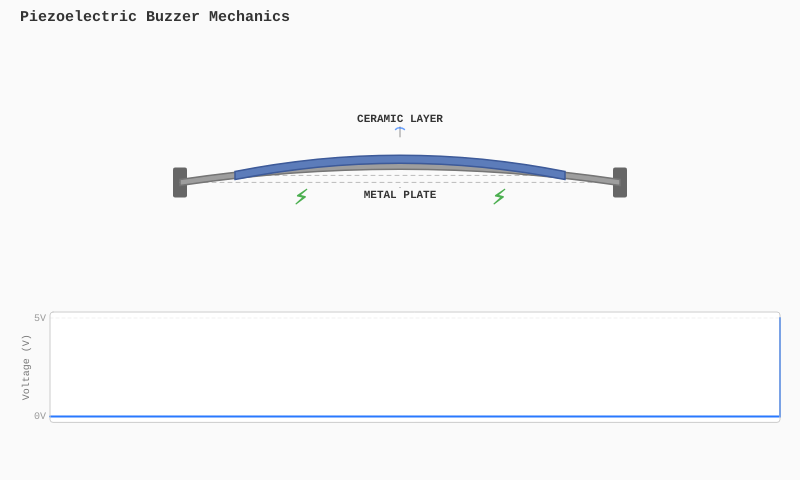
Frame 1 (no input)
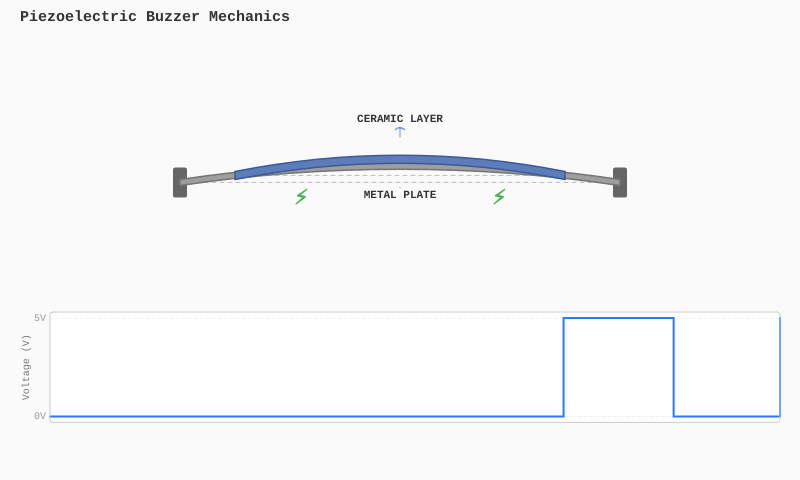
Frame 60 (no input)
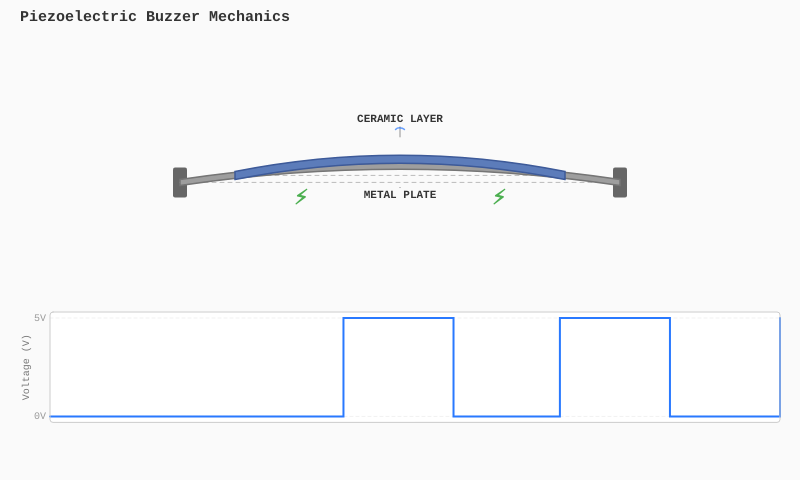
Frame 120 (the mouse pressed at the canvas centre since frame 60)

The p5.js sketch that drew these frames (run headless with seeded random() and noise() and a simulated clock; from frame 60 on, the mouse is pressed at the canvas centre):

// p5.js sketch
// ── sketch.js
/**
 * Piezoelectric Buzzer Mechanics
 *
 * An interactive p5.js visualization for the Physical Computing textbook
 * (https://makeabilitylab.github.io/physcomp/tone) that shows how a piezo
 * buzzer works: a ceramic disk bonded to a metal plate flexes when
 * voltage is applied, pushing air to create sound waves.
 *
 * Two modes:
 *   - Manual: drag a voltage slider (0-5V) to see the disk bend
 *   - Pulse (Tone): automatic square wave at adjustable frequency,
 *     showing continuous flexing with sound wave arcs
 *
 * Usage: Paste into the p5.js web editor and embed via iframe.
 *
 * Made by Jon Froehlich, Gemini Pro 3.1, and Claude Code Opus 4.6
 */

// --- Mode ---
let mode = 'pulse'; // 'manual' or 'pulse'

// --- Manual mode state ---
let manualVoltage = 0; // 0..5

// --- Pulse mode state ---
let toneFreqSlider;
let toneFreq = 1; // Hz (visual range for animation)
let pulsePhase = 0;

// --- Voltage trace ---
const TRACE_LENGTH = 200;
let voltageTrace = [];

// --- Controls ---
let manualBtn, pulseBtn;
let voltageSlider;
let freqSlider;
let freqReadout, voltageReadout;

// --- Layout ---
const CANVAS_HEIGHT = 480;
const PADDING = 20;

// --- Disk geometry ---
const DISK_WIDTH_FRAC = 0.55;  // fraction of canvas width
const DISK_Y_FRAC = 0.38;     // vertical center of disk area
const MAX_BEND = 25;          // max pixel deflection at 5V

// --- Sound wave arcs ---
let soundWaves = []; // {x, y, radius, alpha}

// --- Colors (light theme, textbook-friendly) ---
const COL_BG = '#fafafa';
const COL_METAL = '#9e9e9e';
const COL_METAL_EDGE = '#757575';
const COL_CERAMIC = '#5c7cba';
const COL_CERAMIC_EDGE = '#3d5a99';
const COL_MOUNT_LEFT = '#666';
const COL_MOUNT_RIGHT = '#666';
const COL_DASHED = '#bbb';
const COL_TRACE_LINE = '#2979ff';
const COL_TRACE_GRID = '#e0e0e0';
const COL_TRACE_AXIS = '#999';
const COL_TEXT = '#333';
const COL_TEXT_SEC = '#777';
const COL_SOUND_WAVE = [41, 121, 255]; // blue arcs
const COL_BOLT = [76, 175, 80]; // green for voltage bolts
const COL_ACTIVE_BTN = '#2979ff';
const COL_INACTIVE_BTN = '#ddd';

// --- Inline styles ---
const STYLE_ROW = 'display:flex; align-items:center; gap:10px; ' +
  'margin-bottom:6px; font-family:monospace; font-size:13px; color:#333;';
const STYLE_LABEL = 'width:105px; text-align:right; flex-shrink:0; ' +
  'color:#333; font-size:13px; font-family:monospace;';
const STYLE_READOUT = 'min-width:45px; font-size:13px; color:#555; ' +
  'flex-shrink:0; font-family:monospace; font-weight:bold;';
const STYLE_BTN = 'font-size:13px; font-family:monospace; padding:5px 14px; ' +
  'cursor:pointer; border:1px solid #999; border-radius:4px; color:#333;';

function setup() {
  let cnv = createCanvas(min(windowWidth, 800), CANVAS_HEIGHT);
  textFont('monospace');

  // Initialize voltage trace
  for (let i = 0; i < TRACE_LENGTH; i++) {
    voltageTrace.push(0);
  }

  // --- Build controls ---
  let controlsWrapper = createDiv();
  controlsWrapper.style('padding', '10px 4px 4px');
  controlsWrapper.style('max-width', '800px');

  // Row 1: Mode toggle
  let modeRow = createDiv();
  modeRow.style(STYLE_ROW);
  modeRow.parent(controlsWrapper);

  let modeLabel = createSpan('Mode:');
  modeLabel.style(STYLE_LABEL);
  modeLabel.parent(modeRow);

  manualBtn = createButton('Manual');
  manualBtn.style(STYLE_BTN);
  manualBtn.style('background', COL_INACTIVE_BTN);
  manualBtn.parent(modeRow);
  manualBtn.mousePressed(() => setMode('manual'));
  manualBtn.attribute('aria-label', 'Switch to manual DC voltage mode');

  pulseBtn = createButton('Pulse (Tone)');
  pulseBtn.style(STYLE_BTN);
  pulseBtn.style('background', COL_ACTIVE_BTN);
  pulseBtn.style('color', '#fff');
  pulseBtn.parent(modeRow);
  pulseBtn.mousePressed(() => setMode('pulse'));
  pulseBtn.attribute('aria-label', 'Switch to pulse tone mode');

  // Spacer
  let spacer1 = createSpan('');
  spacer1.style('flex', '1');
  spacer1.parent(modeRow);

  // State readout in mode row
  let stateLabel = createSpan('');
  stateLabel.attribute('id', 'state-readout');
  stateLabel.style('font-size:12px; color:#555; font-family:monospace; flex-shrink:0;');
  stateLabel.parent(modeRow);

  // Row 2: DC Voltage (Manual mode) / Tone Freq (Pulse mode)
  let paramRow = createDiv();
  paramRow.style(STYLE_ROW);
  paramRow.parent(controlsWrapper);

  let paramLabel = createSpan('DC Voltage:');
  paramLabel.attribute('id', 'param-label');
  paramLabel.style(STYLE_LABEL);
  paramLabel.parent(paramRow);

  voltageSlider = createSlider(0, 50, 0, 1); // 0..50 maps to 0.0..5.0V
  voltageSlider.style('flex', '1');
  voltageSlider.style('min-width', '100px');
  voltageSlider.parent(paramRow);
  voltageSlider.attribute('aria-label', 'DC Voltage 0 to 5 volts');

  freqSlider = createSlider(1, 20, 1, 1);
  freqSlider.style('flex', '1');
  freqSlider.style('min-width', '100px');
  freqSlider.parent(paramRow);
  freqSlider.attribute('aria-label', 'Tone frequency in Hertz');

  let paramReadout = createSpan('0.0V');
  paramReadout.attribute('id', 'param-readout');
  paramReadout.style(STYLE_READOUT);
  paramReadout.parent(paramRow);

  updateControlVisibility();
}

function setMode(m) {
  mode = m;
  // Reset trace
  for (let i = 0; i < TRACE_LENGTH; i++) {
    voltageTrace[i] = 0;
  }
  pulsePhase = 0;
  soundWaves = [];
  if (mode === 'manual') {
    manualVoltage = 0;
    voltageSlider.value(0);
  }
  updateControlVisibility();
}

function updateControlVisibility() {
  if (mode === 'manual') {
    manualBtn.style('background', COL_ACTIVE_BTN);
    manualBtn.style('color', '#fff');
    pulseBtn.style('background', COL_INACTIVE_BTN);
    pulseBtn.style('color', '#333');
    voltageSlider.show();
    freqSlider.hide();
    select('#param-label').html('DC Voltage:');
  } else {
    pulseBtn.style('background', COL_ACTIVE_BTN);
    pulseBtn.style('color', '#fff');
    manualBtn.style('background', COL_INACTIVE_BTN);
    manualBtn.style('color', '#333');
    voltageSlider.hide();
    freqSlider.show();
    select('#param-label').html('Tone Freq (Hz):');
  }
}

function windowResized() {
  resizeCanvas(min(windowWidth, 800), CANVAS_HEIGHT);
}

function draw() {
  background(COL_BG);

  // --- Compute current voltage ---
  let currentVoltage = 0;
  if (mode === 'manual') {
    manualVoltage = voltageSlider.value() / 10.0; // 0..5.0
    currentVoltage = manualVoltage;
  } else {
    toneFreq = freqSlider.value();
    pulsePhase += (toneFreq / 60.0); // advance phase each frame at 60fps
    if (pulsePhase >= 1.0) pulsePhase -= 1.0;
    currentVoltage = pulsePhase < 0.5 ? 5 : 0;
  }

  // Push to trace
  voltageTrace.push(currentVoltage);
  if (voltageTrace.length > TRACE_LENGTH) {
    voltageTrace.shift();
  }

  // --- Update readouts ---
  let paramReadout = select('#param-readout');
  let stateReadout = select('#state-readout');
  if (mode === 'manual') {
    paramReadout.html(manualVoltage.toFixed(1) + 'V');
    let deformState = manualVoltage < 0.1 ? 'Neutral' : 'Bending';
    stateReadout.html('State: Manual · ' + manualVoltage.toFixed(1) +
                       'V · ' + deformState);
  } else {
    paramReadout.html(toneFreq + ' Hz');
    let deformState = currentVoltage > 2.5 ? 'Bending' : 'Neutral';
    stateReadout.html('State: Pulse · ' + (currentVoltage > 2.5 ? '5' : '0') +
                       'V · ' + deformState);
  }

  // --- Compute bend amount ---
  let bendFrac = currentVoltage / 5.0; // 0..1
  let bendPx = bendFrac * MAX_BEND;

  // --- Disk geometry ---
  let diskCX = width / 2;
  let diskCY = height * DISK_Y_FRAC;
  let diskW = width * DISK_WIDTH_FRAC;
  let diskHalfW = diskW / 2;
  let metalThick = 6;
  let ceramicThick = 8;
  let mountW = 14;
  let mountH = 30;

  // --- Draw title ---
  noStroke();
  fill(COL_TEXT);
  textSize(15);
  textStyle(BOLD);
  textAlign(LEFT, TOP);
  text('Piezoelectric Buzzer Mechanics', PADDING, 10);
  textStyle(NORMAL);

  // --- Draw mounting brackets ---
  fill(COL_MOUNT_LEFT);
  noStroke();
  // Left mount
  let mountLX = diskCX - diskHalfW - mountW / 2;
  rect(mountLX, diskCY - mountH / 2, mountW, mountH, 2);
  // Right mount
  let mountRX = diskCX + diskHalfW - mountW / 2;
  rect(mountRX, diskCY - mountH / 2, mountW, mountH, 2);

  // --- Draw dashed rest position outline ---
  stroke(COL_DASHED);
  strokeWeight(1);
  drawingContext.setLineDash([4, 4]);
  // Metal plate rest (flat line)
  line(diskCX - diskHalfW, diskCY, diskCX + diskHalfW, diskCY);
  // Ceramic rest (flat line above)
  line(diskCX - diskHalfW * 0.75, diskCY - metalThick / 2 - ceramicThick / 2,
       diskCX + diskHalfW * 0.75, diskCY - metalThick / 2 - ceramicThick / 2);
  drawingContext.setLineDash([]);

  // --- Draw bent metal plate ---
  noFill();
  stroke(COL_METAL_EDGE);
  strokeWeight(2);
  // Metal plate as a bent curve (quadratic bezier)
  // Endpoints are at the mounts (fixed), control point moves up
  let metalY = diskCY;
  let metalBendY = diskCY - bendPx;

  // Draw filled metal plate shape
  fill(COL_METAL);
  stroke(COL_METAL_EDGE);
  strokeWeight(1.5);
  beginShape();
  // Top edge (bent)
  vertex(diskCX - diskHalfW, metalY - metalThick / 2);
  quadraticVertex(diskCX, metalBendY - metalThick / 2 - bendPx * 0.3,
                  diskCX + diskHalfW, metalY - metalThick / 2);
  // Bottom edge (bent, offset by thickness)
  vertex(diskCX + diskHalfW, metalY + metalThick / 2);
  quadraticVertex(diskCX, metalBendY + metalThick / 2 - bendPx * 0.3,
                  diskCX - diskHalfW, metalY + metalThick / 2);
  endShape(CLOSE);

  // --- Draw bent ceramic layer ---
  let ceramicW = diskHalfW * 0.75;
  let ceramicTopY = metalY - metalThick / 2;
  let ceramicBendTopY = metalBendY - metalThick / 2 - bendPx * 0.3;

  fill(COL_CERAMIC);
  stroke(COL_CERAMIC_EDGE);
  strokeWeight(1.5);
  beginShape();
  // Bottom edge follows metal plate top curve
  vertex(diskCX - ceramicW, ceramicTopY);
  quadraticVertex(diskCX, ceramicBendTopY,
                  diskCX + ceramicW, ceramicTopY);
  // Top edge offset by ceramic thickness, also bent
  vertex(diskCX + ceramicW, ceramicTopY - ceramicThick);
  quadraticVertex(diskCX, ceramicBendTopY - ceramicThick,
                  diskCX - ceramicW, ceramicTopY - ceramicThick);
  endShape(CLOSE);

  // --- Labels ---
  noStroke();
  fill(COL_TEXT);
  textSize(11);
  textStyle(BOLD);
  textAlign(CENTER, BOTTOM);

  // Ceramic label
  let ceramicLabelY = ceramicBendTopY - ceramicThick - 14;
  text('CERAMIC LAYER', diskCX, ceramicLabelY);
  // Small line from label to ceramic
  stroke(COL_TEXT_SEC);
  strokeWeight(0.8);
  line(diskCX, ceramicLabelY + 2, diskCX, ceramicBendTopY - ceramicThick - 2);

  // Metal label
  noStroke();
  fill(COL_TEXT);
  textAlign(CENTER, TOP);
  let metalLabelY = metalY + metalThick / 2 + 8 +
                    (bendPx < 3 ? 0 : -bendPx * 0.15);
  text('METAL PLATE', diskCX, metalLabelY);
  stroke(COL_TEXT_SEC);
  strokeWeight(0.8);
  line(diskCX, metalLabelY - 2, diskCX, metalY + metalThick / 2 + 2);

  // --- Voltage bolt icons ---
  noStroke();
  let boltAlpha = map(currentVoltage, 0, 5, 40, 255);
  fill(COL_BOLT[0], COL_BOLT[1], COL_BOLT[2], boltAlpha);
  textSize(20);
  textAlign(CENTER, CENTER);
  text('⚡', diskCX - diskHalfW * 0.45, metalY + mountH * 0.55);
  text('⚡', diskCX + diskHalfW * 0.45, metalY + mountH * 0.55);

  // --- Sound wave arcs (pulse mode only) ---
  if (mode === 'pulse') {
    // Spawn new wave on voltage rising edge
    let prevV = voltageTrace.length >= 2 ?
                voltageTrace[voltageTrace.length - 2] : 0;
    if (currentVoltage > 2.5 && prevV <= 2.5) {
      soundWaves.push({
        x: diskCX,
        y: ceramicBendTopY - ceramicThick - 8,
        radius: 5,
        alpha: 180
      });
    }

    // Draw and update waves
    noFill();
    for (let i = soundWaves.length - 1; i >= 0; i--) {
      let w = soundWaves[i];
      stroke(COL_SOUND_WAVE[0], COL_SOUND_WAVE[1], COL_SOUND_WAVE[2], w.alpha);
      strokeWeight(1.5);
      // Draw arc (upward semicircle)
      arc(w.x, w.y, w.radius * 2, w.radius * 1.2, PI + 0.3, TWO_PI - 0.3);
      w.radius += 1.8;
      w.alpha -= 3;
      if (w.alpha <= 0) {
        soundWaves.splice(i, 1);
      }
    }
  }

  // --- Voltage trace ---
  let traceTop = height * 0.65;
  let traceBottom = height * 0.88;
  let traceH = traceBottom - traceTop;
  let traceLeft = PADDING + 30;
  let traceRight = width - PADDING;
  let traceW = traceRight - traceLeft;

  // Trace background and grid
  noStroke();
  fill(255, 255, 255);
  rect(traceLeft, traceTop, traceW, traceH, 3);

  stroke(COL_TRACE_GRID);
  strokeWeight(0.5);
  // Horizontal gridlines at 0V and 5V
  let y5V = traceTop + 6;
  let y0V = traceBottom - 6;
  drawingContext.setLineDash([3, 3]);
  line(traceLeft, y5V, traceRight, y5V);
  line(traceLeft, y0V, traceRight, y0V);
  drawingContext.setLineDash([]);

  // Axis labels
  noStroke();
  fill(COL_TRACE_AXIS);
  textSize(10);
  textStyle(NORMAL);
  textAlign(RIGHT, CENTER);
  text('5V', traceLeft - 4, y5V);
  text('0V', traceLeft - 4, y0V);

  // Y-axis label
  push();
  translate(PADDING + 6, traceTop + traceH / 2);
  rotate(-HALF_PI);
  textAlign(CENTER, CENTER);
  textSize(10);
  fill(COL_TEXT_SEC);
  text('Voltage (V)', 0, 0);
  pop();

  // Draw trace line (staircase step pattern for crisp square waves)
  stroke(COL_TRACE_LINE);
  strokeWeight(2);
  noFill();
  beginShape();
  for (let i = 0; i < voltageTrace.length; i++) {
    let x = traceLeft + (i / (TRACE_LENGTH - 1)) * traceW;
    let v = voltageTrace[i];
    let y = map(v, 0, 5, y0V, y5V);
    if (i === 0) {
      vertex(x, y);
    } else {
      // Horizontal to current x at previous value, then vertical step
      let prevY = map(voltageTrace[i - 1], 0, 5, y0V, y5V);
      vertex(x, prevY);
      vertex(x, y);
    }
  }
  endShape();

  // Trace border
  noFill();
  stroke('#ccc');
  strokeWeight(1);
  rect(traceLeft, traceTop, traceW, traceH, 3);
}

/**
 * Maps a frequency to the nearest musical note name.
 * Returns null if outside range or not close to a named note.
 *
 * @param {number} freq - frequency in Hz
 * @returns {string|null} note name like "A4" or null
 */
function frequencyToNoteName(freq) {
  if (freq < 32.7 || freq > 7902) return null;
  const NOTE_NAMES = ['C', 'C#', 'D', 'D#', 'E', 'F',
                       'F#', 'G', 'G#', 'A', 'A#', 'B'];
  let semitones = 12 * Math.log2(freq / 440);
  let rounded = Math.round(semitones);
  if (Math.abs(semitones - rounded) > 0.3) return null;
  let noteIndex = ((rounded % 12) + 12 + 9) % 12;
  let octave = 4 + Math.floor((rounded + 9) / 12);
  return NOTE_NAMES[noteIndex] + octave;
}
